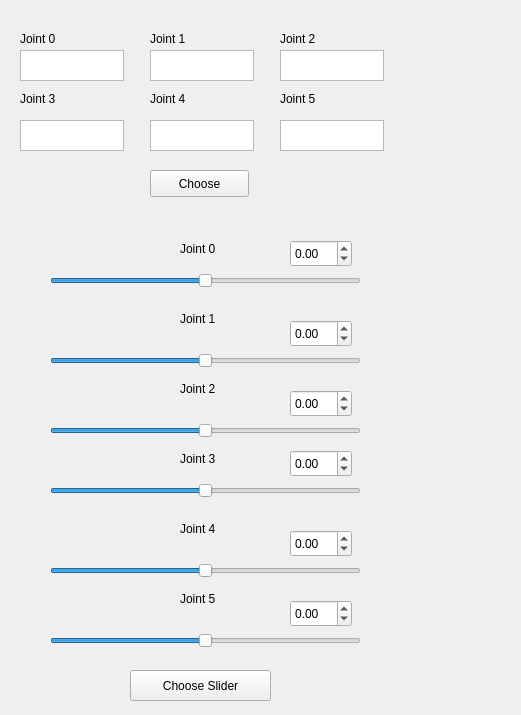
<?xml version="1.0" encoding="UTF-8"?>
<ui version="4.0">
 <class>Form</class>
 <widget class="QWidget" name="Form">
  <property name="geometry">
   <rect>
    <x>0</x>
    <y>0</y>
    <width>521</width>
    <height>715</height>
   </rect>
  </property>
  <property name="windowTitle">
   <string>Form</string>
  </property>
  <widget class="QPushButton" name="pushButton">
   <property name="geometry">
    <rect>
     <x>150</x>
     <y>170</y>
     <width>99</width>
     <height>27</height>
    </rect>
   </property>
   <property name="text">
    <string>Choose</string>
   </property>
  </widget>
  <widget class="QLabel" name="label">
   <property name="geometry">
    <rect>
     <x>20</x>
     <y>30</y>
     <width>51</width>
     <height>17</height>
    </rect>
   </property>
   <property name="text">
    <string>Joint 0</string>
   </property>
  </widget>
  <widget class="QLabel" name="label_2">
   <property name="geometry">
    <rect>
     <x>150</x>
     <y>30</y>
     <width>51</width>
     <height>17</height>
    </rect>
   </property>
   <property name="text">
    <string>Joint 1</string>
   </property>
  </widget>
  <widget class="QLabel" name="label_3">
   <property name="geometry">
    <rect>
     <x>280</x>
     <y>30</y>
     <width>51</width>
     <height>17</height>
    </rect>
   </property>
   <property name="text">
    <string>Joint 2</string>
   </property>
  </widget>
  <widget class="QLabel" name="label_4">
   <property name="geometry">
    <rect>
     <x>20</x>
     <y>90</y>
     <width>51</width>
     <height>17</height>
    </rect>
   </property>
   <property name="text">
    <string>Joint 3</string>
   </property>
  </widget>
  <widget class="QLabel" name="label_5">
   <property name="geometry">
    <rect>
     <x>150</x>
     <y>90</y>
     <width>51</width>
     <height>17</height>
    </rect>
   </property>
   <property name="text">
    <string>Joint 4</string>
   </property>
  </widget>
  <widget class="QLabel" name="label_6">
   <property name="geometry">
    <rect>
     <x>280</x>
     <y>90</y>
     <width>51</width>
     <height>17</height>
    </rect>
   </property>
   <property name="text">
    <string>Joint 5</string>
   </property>
  </widget>
  <widget class="QTextEdit" name="textEdit">
   <property name="geometry">
    <rect>
     <x>20</x>
     <y>50</y>
     <width>104</width>
     <height>31</height>
    </rect>
   </property>
  </widget>
  <widget class="QTextEdit" name="textEdit_2">
   <property name="geometry">
    <rect>
     <x>150</x>
     <y>50</y>
     <width>104</width>
     <height>31</height>
    </rect>
   </property>
  </widget>
  <widget class="QTextEdit" name="textEdit_3">
   <property name="geometry">
    <rect>
     <x>280</x>
     <y>50</y>
     <width>104</width>
     <height>31</height>
    </rect>
   </property>
   <property name="autoFillBackground">
    <bool>false</bool>
   </property>
  </widget>
  <widget class="QTextEdit" name="textEdit_4">
   <property name="geometry">
    <rect>
     <x>20</x>
     <y>120</y>
     <width>104</width>
     <height>31</height>
    </rect>
   </property>
  </widget>
  <widget class="QTextEdit" name="textEdit_5">
   <property name="geometry">
    <rect>
     <x>150</x>
     <y>120</y>
     <width>104</width>
     <height>31</height>
    </rect>
   </property>
  </widget>
  <widget class="QTextEdit" name="textEdit_6">
   <property name="geometry">
    <rect>
     <x>280</x>
     <y>120</y>
     <width>104</width>
     <height>31</height>
    </rect>
   </property>
  </widget>
  <widget class="QLabel" name="label_7">
   <property name="geometry">
    <rect>
     <x>180</x>
     <y>240</y>
     <width>51</width>
     <height>17</height>
    </rect>
   </property>
   <property name="text">
    <string>Joint 0</string>
   </property>
  </widget>
  <widget class="QLabel" name="label_8">
   <property name="geometry">
    <rect>
     <x>180</x>
     <y>310</y>
     <width>51</width>
     <height>17</height>
    </rect>
   </property>
   <property name="text">
    <string>Joint 1</string>
   </property>
  </widget>
  <widget class="QLabel" name="label_9">
   <property name="geometry">
    <rect>
     <x>180</x>
     <y>380</y>
     <width>51</width>
     <height>17</height>
    </rect>
   </property>
   <property name="text">
    <string>Joint 2</string>
   </property>
  </widget>
  <widget class="QLabel" name="label_10">
   <property name="geometry">
    <rect>
     <x>180</x>
     <y>450</y>
     <width>51</width>
     <height>17</height>
    </rect>
   </property>
   <property name="text">
    <string>Joint 3</string>
   </property>
  </widget>
  <widget class="QLabel" name="label_11">
   <property name="geometry">
    <rect>
     <x>180</x>
     <y>520</y>
     <width>51</width>
     <height>17</height>
    </rect>
   </property>
   <property name="text">
    <string>Joint 4</string>
   </property>
  </widget>
  <widget class="QLabel" name="label_12">
   <property name="geometry">
    <rect>
     <x>180</x>
     <y>590</y>
     <width>51</width>
     <height>17</height>
    </rect>
   </property>
   <property name="text">
    <string>Joint 5</string>
   </property>
  </widget>
  <widget class="QPushButton" name="pushButton_2">
   <property name="geometry">
    <rect>
     <x>130</x>
     <y>670</y>
     <width>141</width>
     <height>31</height>
    </rect>
   </property>
   <property name="text">
    <string>Choose Slider</string>
   </property>
  </widget>
  <widget class="QSlider" name="horizontalSlider">
   <property name="geometry">
    <rect>
     <x>50</x>
     <y>250</y>
     <width>311</width>
     <height>61</height>
    </rect>
   </property>
   <property name="minimum">
    <number>-314</number>
   </property>
   <property name="maximum">
    <number>314</number>
   </property>
   <property name="orientation">
    <enum>Qt::Horizontal</enum>
   </property>
  </widget>
  <widget class="QSlider" name="horizontalSlider_2">
   <property name="geometry">
    <rect>
     <x>50</x>
     <y>330</y>
     <width>311</width>
     <height>61</height>
    </rect>
   </property>
   <property name="minimum">
    <number>-314</number>
   </property>
   <property name="maximum">
    <number>314</number>
   </property>
   <property name="orientation">
    <enum>Qt::Horizontal</enum>
   </property>
  </widget>
  <widget class="QSlider" name="horizontalSlider_3">
   <property name="geometry">
    <rect>
     <x>50</x>
     <y>400</y>
     <width>311</width>
     <height>61</height>
    </rect>
   </property>
   <property name="minimum">
    <number>-314</number>
   </property>
   <property name="maximum">
    <number>314</number>
   </property>
   <property name="orientation">
    <enum>Qt::Horizontal</enum>
   </property>
  </widget>
  <widget class="QSlider" name="horizontalSlider_4">
   <property name="geometry">
    <rect>
     <x>50</x>
     <y>460</y>
     <width>311</width>
     <height>61</height>
    </rect>
   </property>
   <property name="minimum">
    <number>-314</number>
   </property>
   <property name="maximum">
    <number>314</number>
   </property>
   <property name="orientation">
    <enum>Qt::Horizontal</enum>
   </property>
  </widget>
  <widget class="QSlider" name="horizontalSlider_5">
   <property name="geometry">
    <rect>
     <x>50</x>
     <y>540</y>
     <width>311</width>
     <height>61</height>
    </rect>
   </property>
   <property name="minimum">
    <number>-314</number>
   </property>
   <property name="maximum">
    <number>314</number>
   </property>
   <property name="orientation">
    <enum>Qt::Horizontal</enum>
   </property>
  </widget>
  <widget class="QSlider" name="horizontalSlider_6">
   <property name="geometry">
    <rect>
     <x>50</x>
     <y>610</y>
     <width>311</width>
     <height>61</height>
    </rect>
   </property>
   <property name="minimum">
    <number>-314</number>
   </property>
   <property name="maximum">
    <number>314</number>
   </property>
   <property name="orientation">
    <enum>Qt::Horizontal</enum>
   </property>
  </widget>
  <widget class="QDoubleSpinBox" name="doubleSpinBox">
   <property name="geometry">
    <rect>
     <x>290</x>
     <y>240</y>
     <width>62</width>
     <height>27</height>
    </rect>
   </property>
   <property name="decimals">
    <number>2</number>
   </property>
   <property name="minimum">
    <double>-3.140000000000000</double>
   </property>
   <property name="maximum">
    <double>3.140000000000000</double>
   </property>
   <property name="singleStep">
    <double>0.010000000000000</double>
   </property>
  </widget>
  <widget class="QDoubleSpinBox" name="doubleSpinBox_2">
   <property name="geometry">
    <rect>
     <x>290</x>
     <y>320</y>
     <width>62</width>
     <height>27</height>
    </rect>
   </property>
   <property name="decimals">
    <number>2</number>
   </property>
   <property name="minimum">
    <double>-3.140000000000000</double>
   </property>
   <property name="maximum">
    <double>3.140000000000000</double>
   </property>
   <property name="singleStep">
    <double>0.010000000000000</double>
   </property>
  </widget>
  <widget class="QDoubleSpinBox" name="doubleSpinBox_3">
   <property name="geometry">
    <rect>
     <x>290</x>
     <y>390</y>
     <width>62</width>
     <height>27</height>
    </rect>
   </property>
   <property name="decimals">
    <number>2</number>
   </property>
   <property name="minimum">
    <double>-3.140000000000000</double>
   </property>
   <property name="maximum">
    <double>3.140000000000000</double>
   </property>
   <property name="singleStep">
    <double>0.010000000000000</double>
   </property>
  </widget>
  <widget class="QDoubleSpinBox" name="doubleSpinBox_4">
   <property name="geometry">
    <rect>
     <x>290</x>
     <y>450</y>
     <width>62</width>
     <height>27</height>
    </rect>
   </property>
   <property name="decimals">
    <number>2</number>
   </property>
   <property name="minimum">
    <double>-3.140000000000000</double>
   </property>
   <property name="maximum">
    <double>3.140000000000000</double>
   </property>
   <property name="singleStep">
    <double>0.010000000000000</double>
   </property>
  </widget>
  <widget class="QDoubleSpinBox" name="doubleSpinBox_5">
   <property name="geometry">
    <rect>
     <x>290</x>
     <y>530</y>
     <width>62</width>
     <height>27</height>
    </rect>
   </property>
   <property name="decimals">
    <number>2</number>
   </property>
   <property name="minimum">
    <double>-3.140000000000000</double>
   </property>
   <property name="maximum">
    <double>3.140000000000000</double>
   </property>
   <property name="singleStep">
    <double>0.010000000000000</double>
   </property>
  </widget>
  <widget class="QDoubleSpinBox" name="doubleSpinBox_6">
   <property name="geometry">
    <rect>
     <x>290</x>
     <y>600</y>
     <width>62</width>
     <height>27</height>
    </rect>
   </property>
   <property name="decimals">
    <number>2</number>
   </property>
   <property name="minimum">
    <double>-3.140000000000000</double>
   </property>
   <property name="maximum">
    <double>3.140000000000000</double>
   </property>
   <property name="singleStep">
    <double>0.010000000000000</double>
   </property>
  </widget>
 </widget>
 <resources/>
 <connections>
  <connection>
   <sender>pushButton</sender>
   <signal>clicked()</signal>
   <receiver>Form</receiver>
   <slot>Set_angle()</slot>
   <hints>
    <hint type="sourcelabel">
     <x>216</x>
     <y>188</y>
    </hint>
    <hint type="destinationlabel">
     <x>275</x>
     <y>185</y>
    </hint>
   </hints>
  </connection>
  <connection>
   <sender>pushButton_2</sender>
   <signal>clicked()</signal>
   <receiver>Form</receiver>
   <slot>Mode_Slider()</slot>
   <hints>
    <hint type="sourcelabel">
     <x>244</x>
     <y>692</y>
    </hint>
    <hint type="destinationlabel">
     <x>335</x>
     <y>691</y>
    </hint>
   </hints>
  </connection>
 </connections>
 <slots>
  <slot>Set_angle()</slot>
  <slot>Get_angle_Slider()</slot>
  <slot>Mode_Slider()</slot>
  <slot>Set_value()</slot>
 </slots>
</ui>
